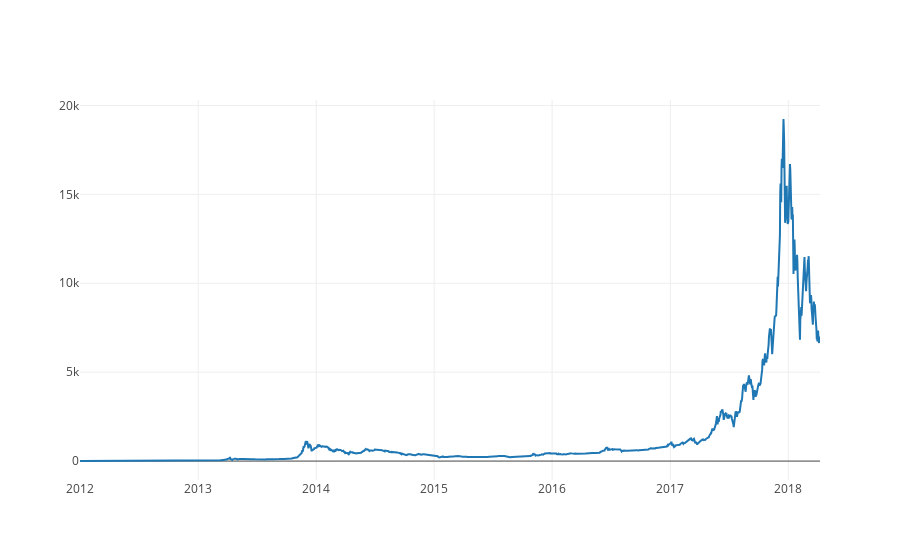

The notebook cell saved with this chart:
### Code cell
btc_trace = go.Scatter(x=btc_price_usd.index, y=btc_price_usd) # btc_trace e' tipo um dicionario
py.iplot([btc_trace])

### Figure 1 — Plotly figure (JSON) as saved in the notebook; plotly's stock layout.template omitted (floating-point values rounded to 4 significant figures; data arrays with more than 128 entries replaced by an {"elided": "..."} marker saying what was removed)
{"data": [{"type": "scatter", "x": {"elided": "2291 str values"}, "y": {"elided": "2291 float values"}}], "layout": {}}
